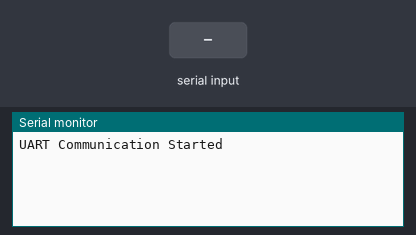
This program was run on a simulated ESP32-C3. Shown: the last lines printed to the serial monitor. The test bench sets the inputs (shaded band).

Above: at 1.2 s.
1.3 s: "1\n" received over the second serial link
At 1.9 s:
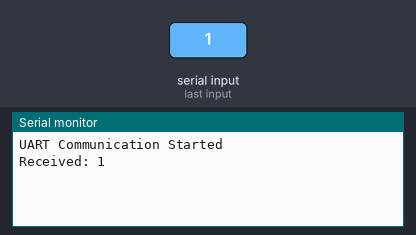
3.5 s: "0\n" received over the second serial link
At 3.9 s:
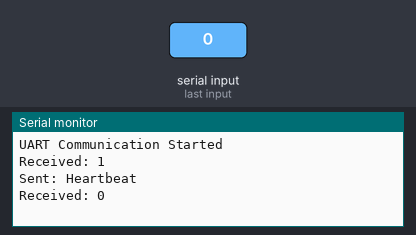
5.0 s: "2\n" received over the second serial link
At 5.8 s:
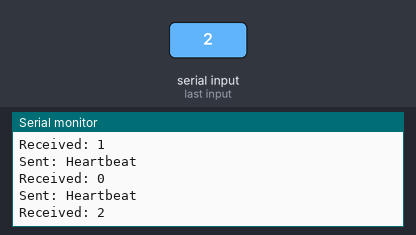

The program:

main.cpp
```cpp
#include <Arduino.h>
#include <HardwareSerial.h>

#define UART_BAUDRATE 115200
#define MAX_MSG_LEN 64  // Reduced buffer size for simplicity

HardwareSerial SerialSTM32(1); // RX=19, TX=18

char receivedMsg[MAX_MSG_LEN];
uint16_t msgIndex = 0;

void setup() {
    Serial.begin(115200);
    SerialSTM32.begin(UART_BAUDRATE, SERIAL_8N1, 19, 18);
    Serial.println("UART Communication Started");
}

void loop() {
    // Receive data and assemble into messages
    while (SerialSTM32.available()) {
        char c = SerialSTM32.read();

        if (c == '\r') {
            // Ignore carriage return
            continue;
        }

        if (c == '\n') {
            // End of message
            if (msgIndex > 0) {
                receivedMsg[msgIndex] = '\0'; // Null-terminate the string
                Serial.print("Received: ");
                Serial.println(receivedMsg);
                msgIndex = 0;
            }
        } else {
            if (msgIndex < (MAX_MSG_LEN - 1)) {
                // Add to buffer
                receivedMsg[msgIndex++] = c;
            } else {
                // Buffer overflow handling
                Serial.println("Error: Received message too long");
                msgIndex = 0;
            }
        }
    }

    // Send heartbeat every 2 seconds
    static unsigned long lastSend = 0;
    if (millis() - lastSend > 2000) {
        String heartbeatMsg = "Heartbeat\r\n"; // Heartbeat without prefix
        SerialSTM32.print(heartbeatMsg); // Send without prefix
        Serial.println("Sent: Heartbeat"); // Local display without directional prefix
        lastSend = millis();
    }
}
```

Measured:
- after the input at 1.3 s, the serial monitor: prints a new line at once (image 1)
- after the input at 3.5 s, the serial monitor: prints a new line at once (image 2)
- after the input at 5.0 s, the serial monitor: prints a new line at once (image 3)
